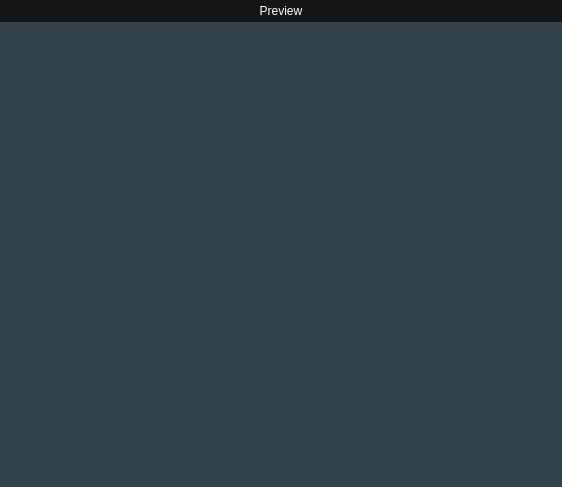
<?xml version="1.0" encoding="UTF-8"?>
<ui version="4.0">
 <class>FragmentPreview</class>
 <widget class="QWidget" name="FragmentPreview">
  <property name="geometry">
   <rect>
    <x>0</x>
    <y>0</y>
    <width>562</width>
    <height>487</height>
   </rect>
  </property>
  <property name="minimumSize">
   <size>
    <width>360</width>
    <height>0</height>
   </size>
  </property>
  <property name="windowTitle">
   <string>Form</string>
  </property>
  <layout class="QVBoxLayout" name="verticalLayout_2">
   <property name="spacing">
    <number>0</number>
   </property>
   <property name="leftMargin">
    <number>0</number>
   </property>
   <property name="topMargin">
    <number>0</number>
   </property>
   <property name="rightMargin">
    <number>0</number>
   </property>
   <property name="bottomMargin">
    <number>0</number>
   </property>
   <item>
    <widget class="QFrame" name="frame">
     <property name="styleSheet">
      <string notr="true">background-color: rgb(52, 66, 74);</string>
     </property>
     <property name="frameShape">
      <enum>QFrame::NoFrame</enum>
     </property>
     <property name="frameShadow">
      <enum>QFrame::Plain</enum>
     </property>
     <property name="lineWidth">
      <number>0</number>
     </property>
     <layout class="QVBoxLayout" name="verticalLayout">
      <property name="spacing">
       <number>6</number>
      </property>
      <property name="leftMargin">
       <number>0</number>
      </property>
      <property name="topMargin">
       <number>0</number>
      </property>
      <property name="rightMargin">
       <number>0</number>
      </property>
      <property name="bottomMargin">
       <number>0</number>
      </property>
      <item>
       <widget class="QLabel" name="lbTitle">
        <property name="sizePolicy">
         <sizepolicy hsizetype="Preferred" vsizetype="Fixed">
          <horstretch>0</horstretch>
          <verstretch>0</verstretch>
         </sizepolicy>
        </property>
        <property name="styleSheet">
         <string notr="true">background-color: #151515;
color: #ffffff;
padding: 4px;
font: 9pt;</string>
        </property>
        <property name="text">
         <string>Preview</string>
        </property>
        <property name="alignment">
         <set>Qt::AlignCenter</set>
        </property>
        <property name="margin">
         <number>0</number>
        </property>
       </widget>
      </item>
      <item>
       <widget class="QFrame" name="stackedFrame">
        <property name="frameShape">
         <enum>QFrame::NoFrame</enum>
        </property>
        <property name="frameShadow">
         <enum>QFrame::Plain</enum>
        </property>
        <property name="lineWidth">
         <number>0</number>
        </property>
       </widget>
      </item>
     </layout>
    </widget>
   </item>
  </layout>
 </widget>
 <resources/>
 <connections/>
</ui>
